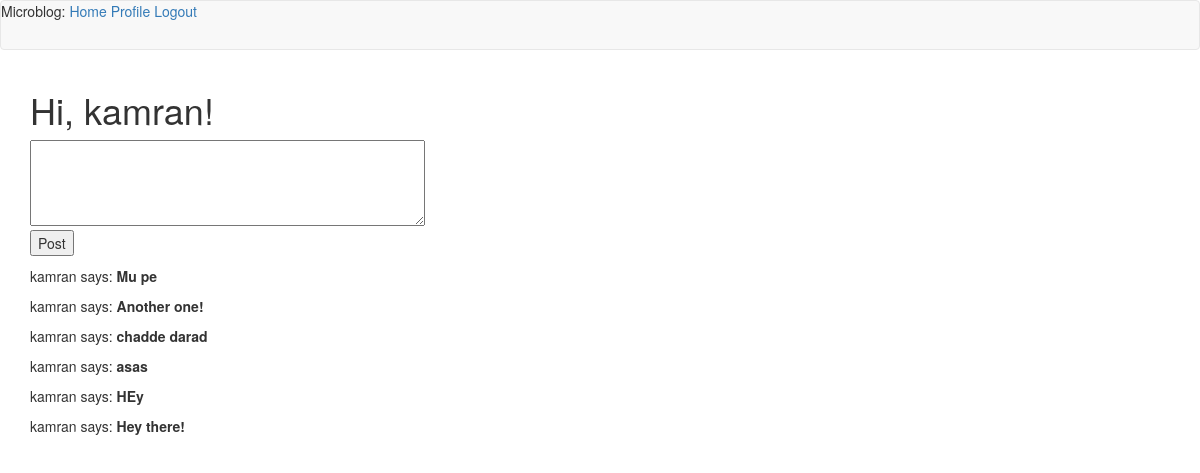
The page /index (signed in) on the database its author committed.
### app/models.py (models this page shows, shortened)
class User(UserMixin, db.Model):
    id = db.Column(db.Integer, primary_key=True)
    username = db.Column(db.String(64), index=True, unique=True)
    email = db.Column(db.String(120), index=True, unique=True)
    password_hash = db.Column(db.String(128))
    about_me = db.Column(db.String(140))
    last_seen = db.Column(db.DateTime, default=datetime.utcnow)
    posts = db.relationship('Post', backref='author', lazy='dynamic')
    followed = db.relationship(
        'User', secondary=followers,
        primaryjoin=(followers.c.follower_id == id),
        secondaryjoin=(followers.c.followed_id == id),
        backref=db.backref('followers', lazy='dynamic'), lazy='dynamic')
    def all_posts(self):
        user_ids = []
        query = db.session.query(followers.c.followed_id).filter(followers.c.follower_id == self.id).all()
        for followed_id in query:
            user_ids.append(followed_id[0])
        user_ids.append(self.id)
        return db.session.query(Post.body.label('body'), User.username.label('username'))\
            .join(User)\
            .filter(Post.user_id.in_(user_ids))\
            .order_by(Post.timestamp.desc())

class Post(db.Model):
    id = db.Column(db.Integer, primary_key=True)
    body = db.Column(db.String(140))
    timestamp = db.Column(db.DateTime, index=True, default=datetime.utcnow)
    user_id = db.Column(db.Integer, db.ForeignKey('user.id'))

### app/routes.py (the view)
@app.route('/', methods=['GET', 'POST'])
@app.route('/index', methods=['GET', 'POST'])
@login_required
def index():
    post_form = PostForm()
    posts = [serializer.serialize_post(post) for post in current_user.all_posts().all() if post is not None]
    if post_form.validate_on_submit():
        current_user.posts.append(Post(body=post_form.body.data))
        db.session.commit()
        flash('Successfully added a new post!')
        return redirect(url_for('index'))
    return render_template('index.html', title='Home Page', posts=posts, form=post_form)

### app/forms.py
class PostForm(FlaskForm):
    body = TextAreaField('Say something:', validators=[DataRequired()])
    submit = SubmitField('Post')

### app/models.py (called while the page is built)
@login.user_loader
def load_user(id):
    return User.query.get(int(id))

### app/routes.py (called while the page is built)
@app.before_request
def before_request():
    if current_user.is_authenticated:
        current_user.last_seen = datetime.utcnow()
        db.session.commit()

### app/translation/serializer.py (called while the page is built)
    @staticmethod
    def serialize_post(post):
        return {
            'author': {
                'username': post.username,
            },
            'body': post.body,
        }

### app/templates/index.html (shortened to what this page needs)
{% extends "base.html" %}
{% block app_content %}
    <h1>Hi, {{ current_user.username }}!</h1>
    <form action="" method="post">
        {{ form.body(cols=50, rows=4)}}<br/>
        <p>{{ form.submit() }}</p>
    </form>
    {% if posts %}
    {% for post in posts %}
    <div><p>{{ post.author.username }} says: <b>{{ post.body }}</b></p></div>
    {% endfor %}
    {% else %}
    <p>Sorry, you have no posts to view!</p>
    {% endif %}
{% endblock %}

### rows shown on the page
User: username "kamran"
Post: author.username "kamran", body "Mu pe"
Post: author.username "kamran", body "Another one!"
Post: author.username "kamran", body "chadde darad"
Post: author.username "kamran", body "asas"
Post: author.username "kamran", body "HEy"
Post: author.username "kamran", body "Hey there!"
